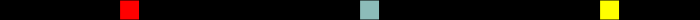
Frame 1 (no input)
Frame 60 (no input): identical to frame 1, image omitted
Frame 120 (the mouse pressed at the canvas centre since frame 60): identical to frame 1, image omitted

The p5.js sketch that drew this single still picture (run headless with seeded random() and noise() and a simulated clock; from frame 60 on, the mouse is pressed at the canvas centre):

// p5.js sketch
// ── sketch.js
/* /////////////////////////////////////

  4.043 / 4.044 Design Studio: Advanced Interactions
  February  18, 2021
  Marcelo Coelho

  If you come from Processing, there is a Processing version here. 
  Keep in mind that there are some differences between both versions:
  https://github.com/marcelocoelho/Interface1D

*/ /////////////////////////////////////


let displaySize = 35;   // how many pixels are visible in the game
let pixelSize = 20;     // how big should they look on screen

let startPool = 18;
let startOne = 6;
let startTwo = 30;

let playerOne;    // Adding 2 players to the game
let playerTwo;
let whirl_center;       // formerly target --> Center of pool

let display;      // Aggregates our final visual output before showing it on the screen
let controller;   // This is where the state machine and software logic lives
let collisionAnimation;   // Where we store and manage the collision animation
let score;        // Where we keep track of score and winner



function setup() {

  createCanvas((displaySize*pixelSize), pixelSize);     // dynamically sets canvas size

  display = new Display(displaySize, pixelSize);        //Initializing the display

  playerOne = new Player(color(255,0,0), startOne, displaySize);   // Initializing player
  playerTwo = new Player(color(255,255,0), startTwo, displaySize);    //color changed to yellow

  whirl_center = new Player(color(140,188,185), startPool, displaySize);    // Initializing whirl_center using the Player class --> changed to light blue

  collisionAnimation = new Animation();     // Initializing animationS

  controller = new Controller();            // Initializing controller

  score = {max:1, winner:color(0,0,0)};     // score stores max number of points, and color 
  
}

function draw() {

  // start with a blank screen
  background(0, 0, 0);    

  // Runs state machine at determined framerate 
  controller.update();

  // After we've updated our states, we show the current one 
  display.show();


}



// ── animation.js


class Animation {


    constructor() {
 
        this.numberOfFrames = 30;    // how many frames the animation has 
        this.pixels = 30;            // how wide the animation is
        
        // Multidimensional arrays in javascript are a bit silly
        // I recommend you watch this to understand what is happening next: https://www.youtube.com/watch?v=OTNpiLUSiB4
        this.animation = new Array(this.numberOfFrames);
       
        this.currentFrameCount = -1;       // this tracks what frame we are currently reading

        // The animation mimics an explosion and this variable tracks where the wave is in the display
        let k = 0;

        // Build up the array in this for loop
        for (let i = 0; i < this.numberOfFrames; i++) {
            
            // since javascript can't initialize a 2D array, we need to do this
            this.animation[i] = new Array(this.pixels);     
            
            // populate array with empty/black pixels
            for (let j = 0; j < this.pixels; j++) {
                this.animation[i][j] = color(0, 0, 0);
            }
        
        // Then populate array with animation
        
        // Start from the center
        let center = parseInt(this.pixels/2);
        
        // Animate to the right
        this.animation[i][k+center] = color(255, 255, 0);

        // Animate to the left
        this.animation[i][center-k] = color(255, 255, 0);
        
        // Increment animation pixel
        k = k+1;
    }

    }

    // This function advances animation to next frame and returns current frame number
    currentFrame() {

        this.currentFrameCount = this.currentFrameCount + 1;

        if (this.currentFrameCount >= this.numberOfFrames) {
            this.currentFrameCount = 0;
        }

        return this.currentFrameCount;
    }

    // Returns one pixel at a time
    grabPixel(_index) {

        return this.animation[this.currentFrameCount][_index];
    }

}

// ── controller.js

// This is where your state machines and game logic lives


class Controller {

    // This is the state we start with.
    constructor() {
        this.gameState = "PLAY";

    }
    
    // 
    update() {

        // STATE MACHINE ////////////////////////////////////////////////
        // This is where your game logic lives
        /////////////////////////////////////////////////////////////////
        switch(this.gameState) {

            // This is the main game state, where the playing actually happens
            case "PLAY":

                // clear screen at frame rate so we always start fresh      
                display.clear();
            
                // show all players in the right place, by adding them to display buffer
                display.setPixel(playerOne.position, playerOne.playerColor);
                display.setPixel(playerTwo.position, playerTwo.playerColor);
                

                // now add the whirl_center
                display.setPixel(whirl_center.position, whirl_center.playerColor);

                
                // check if player 1 has caught whirl_center --> player one loses
                if (playerOne.position == whirl_center.position)  {
                    playerOne.position = startOne; //reset position
                    playerTwo.position = startTeo;
                    whirl_center.position = startPool;
                    playerOne.score++;              // increment score
                    score.winner = playerTwo.playerColor;
                    this.gameState = "COLLISION";   // go to COLLISION state
                }
                
                // check if player 2 has caught whirl_center  --> player two loses   
                if (playerTwo.position == whirl_center.position)  {
                    playerOne.position = startOne; //reset position
                    playerTwo.position = startTeo;
                    whirl_center.position = startPool;
                    playerTwo.score++;              // increment their score
                    score.winner = playerOne.playerColor;
                    this.gameState = "COLLISION";   // go to COLLISION state
                }


                if (playerTwo.position == 35)  {
                    playerOne.position = startOne; //reset position
                    playerTwo.position = startTeo;
                    whirl_center.position = startPool;
                    playerTwo.score++; 
                    score.winner = playerTwo.playerColor;
                    this.gameState = "COLLISION";   // go to COLLISION state
                }

                if (playerOne.position == 0)  {
                    playerOne.position = startOne; //reset position
                    playerTwo.position = startTeo;
                    whirl_center.position = startPool;
                    playerOne.score++;  
                    score.winner = playerOne.playerColor;
                    this.gameState = "COLLISION";   // go to COLLISION state
                }

                break;

            // This state is used to play an animation, after a whirl_center has been caught by a player 
            case "COLLISION":
                
                 // clear screen at frame rate so we always start fresh      
                 display.clear();

                // play explosion animation one frame at a time.
                // first figure out what frame to show
                let frameToShow = collisionAnimation.currentFrame();    // this grabs number of current frame and increments it 
                
                // then grab every pixel of frame and put it into the display buffer
                for(let i = 0; i < collisionAnimation.pixels; i++) {
                    display.setPixel(i,collisionAnimation.animation[frameToShow][i]);                    
                }

                //check if animation is done and we should move on to another state
                if (frameToShow == collisionAnimation.animation.length-1)  {
                    
                    // We've hit score max, this player wins
                    if (playerOne.score == 1) {
                        score.winner = playerOne.playerColor;   // store winning color in score.winner
                        this.gameState = "SCORE";               // go to state that displays score
                    
                    // We've hit score max, this player wins
                    } else if (playerTwo.score == 1) {
                        score.winner = playerTwo.playerColor;   // store winning color in score.winner
                        this.gameState = "SCORE";               // go to state that displays score

                    // We haven't hit the max score yet, keep playing    
                    } 
                } 

                break;

            // Game is over. Show winner and clean everything up so we can start a new game.
            case "SCORE":       
            
                // reset everyone's score
                playerOne.score = 0;
                playerTwo.score = 0;

                // put the whirl_center somewhere else, so we don't restart the game with player and whirl_center in the same place
                playerOne.position = 4;
                playerTwo.position = 25;
                whirl_center.position = 15;
                

                //light up w/ winner color by populating all pixels in buffer with their color
                display.setAllPixels(score.winner);                    

                break;

            // Not used, it's here just for code compliance
            default:
                break;
        }
    }
}



// This function gets called when a key on the keyboard is pressed
function keyPressed() {
    if (key == "A" || key == "a") {
      playerOne.move(-1);
    }
    if (key == "D" || key == "d") {
      playerOne.move(1);
    }
    if (key == "J" || key == "j") {
      playerTwo.move(-1);
    }
    if (key == "L" || key == "l") {
      playerTwo.move(1);
    }
    if (key == "R" || key == "r") {
      controller.gameState = "PLAY";
    }
  }
// ── display.js
// This is used to aggregrate visual information from all objects before we display them. 
// First we populate display and then we show it to user.
// This is particularly helpful once you start outputting your game to an LED strip, of if you want to have two separate 'screens'


class Display {

    constructor(_displaySize, _pixelSize) {
  
      this.displaySize = _displaySize;
      this.pixelSize = _pixelSize;
      this.initColor = color(0, 0, 0);      // black color
      this.displayBuffer = [];

      // Assign black to all pixels. Black = off
      for(let i = 0; i < this.displaySize; i++){
        this.displayBuffer[i] = this.initColor;
      }
  
    }
  
     // Color a specific pixel in the buffer
    setPixel(  _index,  _color) {
        this.displayBuffer[_index]  = _color;
    }
  

    // Color all pixels in the buffer
    setAllPixels( _color) {
      
      for(let i = 0; i < displaySize; i++) { 
        display.setPixel(i, _color); 
      }
    }


    // Now write it to screen
    // This is the only function in the entire software that writes something directly to the screen.
    show() {
      for (let i =0; i< this.displaySize; i++) {
        fill(this.displayBuffer[i]);
        rect(i*this.pixelSize,0,this.pixelSize,this.pixelSize);
      }
    }


    
    // Let's empty the display before we start adding things to it again
    clear() {

        for(let i = 0; i < this.displaySize; i++) {    
        this.displayBuffer[i] = this.initColor; 
        }
    }
    

  }
// ── player.js

// This holds some player information, like color and position.
// It also has some player methods for managing how a player moves.


class Player {
  
    constructor(_color, _position, _displaySize) {
        this.playerColor = _color;
        this.position = _position;
        this.score = 0;
        this.displaySize = _displaySize;
    }



    // Move player based on keyboard input
    move(_direction) {

        // increments or decrements player position
        this.position = this.position + _direction;
      
        // if player hits the edge of display, CORRRECT this: 
        if (this.position == -1) {
            this.position = this.displaySize - 1;
        } else if (this.position == this.displaySize) {
            this.position = 0;
        } 
         
    } 
  }
